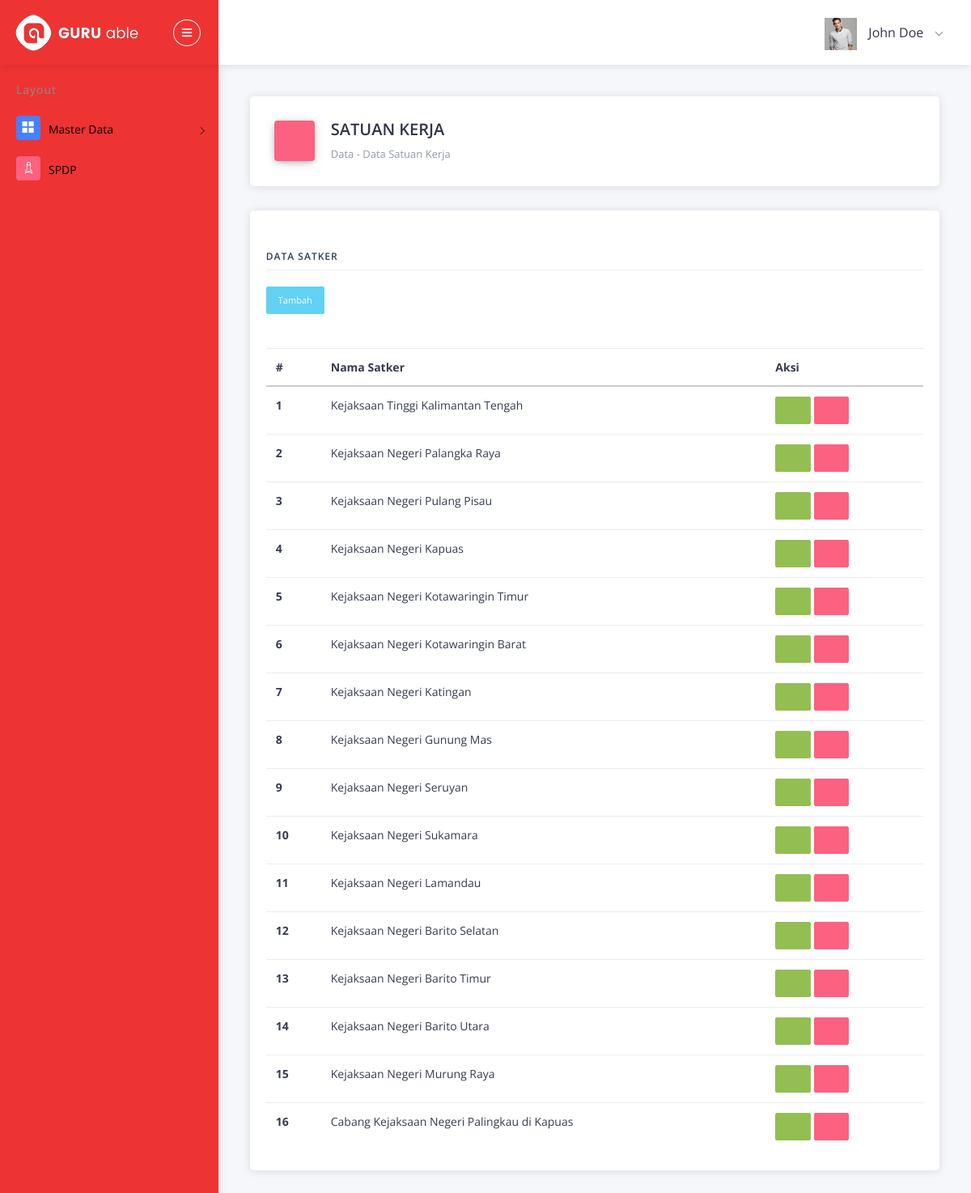
The page /index.php/satker on the database its author committed.
### tables this page shows
CREATE TABLE IF NOT EXISTS `satker_jaksa` (
  `id` int(5) NOT NULL,
  `satker` varchar(50) NOT NULL
);

### application/controllers/Satker.php (called while the page is built, shortened)
<?php
class Satker extends CI_Controller
{
    public function __construct()
    {
        $this->load->model('Satker_model');
    }
    public function index()
    {
        $data['satker'] = $this->Satker_model->getAllSatker();
        $this->load->view('template/atas');
        $this->load->view('satker/index', $data);
        $this->load->view('template/bawah');
    }
}

### index.php (called while the page is built, shortened)
<?php
require_once BASEPATH.'core/CodeIgniter.php';

### application/models/Satker_model.php (called while the page is built, shortened)
<?php
class Satker_model extends CI_model
{
    public function getAllSatker()
    {
        return $this->db->get('satker_jaksa')->result_array();
    }
}

### application/views/satker/index.php (the view, shortened to what this page needs)
<div class="pcoded-content">
    <div class="pcoded-inner-content">
        <div class="main-body">
            <div class="page-wrapper">
                <div class="page-header card">
                    <div class="row align-items-end">
                        <div class="col-lg-8">
                            <div class="page-header-title">
                                <i class="icofont icofont icofont icofont-file-document bg-c-pink"></i>
                                <div class="d-inline">
                                    <h4>SATUAN KERJA</h4>
                                    <span>Data - Data Satuan Kerja</span>
                                </div>
                            </div>
                        </div>
                        <div class="col-lg-4">
                        </div>
                    </div>
                </div>
                <div class="page-body">
                    <div class="row">
                        <div class="col-sm-12">
                            <div class="card">
                                <div class="card-header">
                                </div>
                                <div class="card-block">
                                    <h4 class="sub-title">Data Satker</h4>
                                    <a href="<?= base_url() ?>satker/add" class="btn btn-info btn-sm"> Tambah </a><br>
                                    <br>
                                    <br>
                                    <div class="card-block table-border-style">
                                        <div class="table-responsive">
                                            <table class="table">
                                                <thead>
                                                    <tr>
                                                        <th>#</th>
                                                        <th>Nama Satker</th>
                                                        <th>Aksi</th>
                                                    </tr>
                                                </thead>
                                                <tbody>
                                                    <?php $no = 1;
                                                    foreach ($satker as $value) : ?>
                                                        <tr>
                                                            <th scope="row"><?= $no++ ?></th>
                                                            <td><?= $value['satker'] ?></td>
                                                            <td><a href="<?= base_url() ?>satker/update/<?= $value['id']; ?>" class="btn btn-success btn-sm">
                                                                    <i class="icofont icofont-pencil-alt-5"></i>
                                                                </a>
                                                                <a onclick="return confirm('Yakin Hapus')" href="<?= base_url() ?>satker/delete/<?= $value['id']; ?>" class="btn btn-danger btn-sm">
                                                                    <i class="icofont icofont-trash"></i>
                                                                </a>
                                                            </td>
                                                        </tr>
                                                    <?php endforeach ?>
                                                </tbody>
                                            </table>
                                        </div>
                                    </div>
                                </div>
                            </div>
                        </div>
                    </div>
                </div>
            </div>
        </div>
    </div>
</div>

### rows shown on the page
satker_jaksa: satker "Kejaksaan Tinggi Kalimantan Tengah"
satker_jaksa: satker "Kejaksaan Negeri Palangka Raya"
satker_jaksa: satker "Kejaksaan Negeri Pulang Pisau"
satker_jaksa: satker "Kejaksaan Negeri Kapuas"
satker_jaksa: satker "Kejaksaan Negeri Kotawaringin Timur"
satker_jaksa: satker "Kejaksaan Negeri Kotawaringin Barat"
satker_jaksa: satker "Kejaksaan Negeri Katingan"
satker_jaksa: satker "Kejaksaan Negeri Gunung Mas"
satker_jaksa: satker "Kejaksaan Negeri Seruyan"
satker_jaksa: satker "Kejaksaan Negeri Sukamara"
satker_jaksa: satker "Kejaksaan Negeri Lamandau"
satker_jaksa: satker "Kejaksaan Negeri Barito Selatan"
satker_jaksa: satker "Kejaksaan Negeri Barito Timur"
satker_jaksa: satker "Kejaksaan Negeri Barito Utara"
satker_jaksa: satker "Kejaksaan Negeri Murung Raya"
satker_jaksa: satker "Cabang Kejaksaan Negeri Palingkau di Kapuas"
